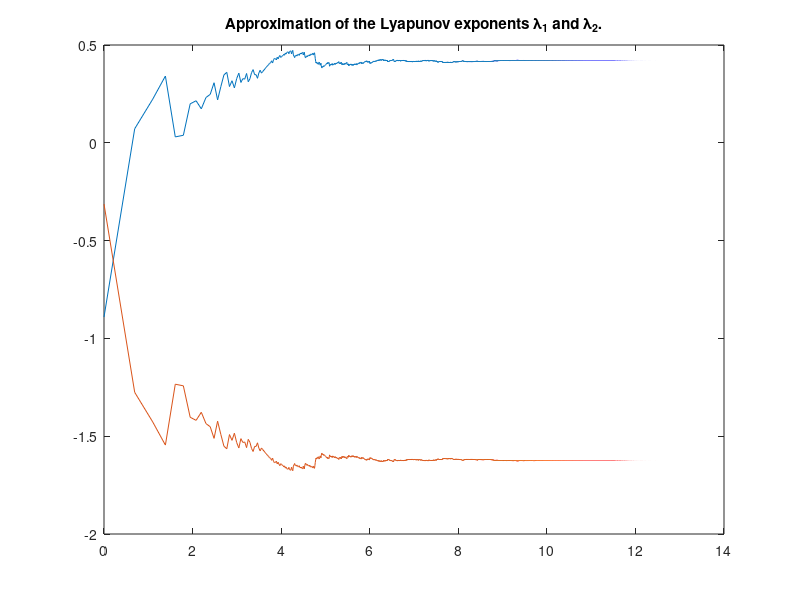

The MATLAB script that drew this image:
%% e) Calculation of the Lyapunov exponents.
% Parameters.
clearvars
tic
a = 1.4; b = 0.3;
nMax = 10^6;
ns = linspace(1, nMax, nMax);

% Initialization.
x0 = 0.1; y0 = 0.1;
x = zeros(1, nMax); y = zeros(1, nMax);
x(1) = x0; y(1) = y0;

% Calculation of the trajectories. 
for n = 1:(nMax - 1)
    x(n + 1) = y(n) + 1 - a*x(n).^2;
    y(n + 1) = b*x(n);
end
Q = eye(2);
lambda = zeros(1, 2);
lambdaList = zeros(nMax, 2);

% Calculation of the eigenvalues.
for i = 1:nMax
    traj = [x(i), y(i)];
    J = [-2*a*traj(1), 1; b, 0];
    M = J*eye(2);
    [Q,R] = qr(M*Q);
    lambda(1) = lambda(1) + 1/nMax*log(abs(R(1,1)));
    lambda(2) = lambda(2) + 1/nMax*log(abs(R(2,2)));
    lambdaList(i, :) = nMax/i*lambda;
end

% f) Calculation of the Lyapunov exponents using the Kaplan-Yorke conjecture. 
DL = 1 - lambda(1)/lambda(2);

toc

%% Plot of the development of the Lyapunov exponents.
plot(log(ns), lambdaList)
title('Approximation of the Lyapunov exponents \lambda_1 and \lambda_2.')
